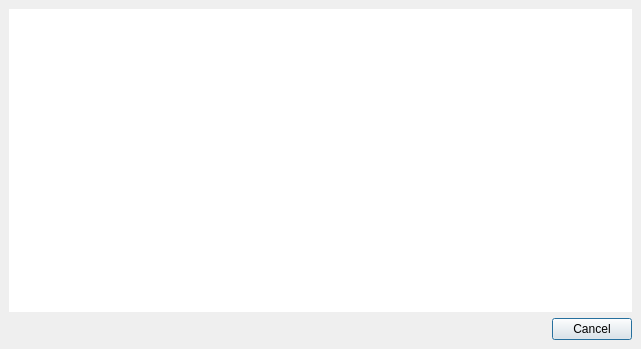
<ui version="4.0" >
 <class>CongratsDialog</class>
 <widget class="QDialog" name="CongratsDialog" >
  <property name="windowModality" >
   <enum>Qt::ApplicationModal</enum>
  </property>
  <property name="geometry" >
   <rect>
    <x>0</x>
    <y>0</y>
    <width>641</width>
    <height>349</height>
   </rect>
  </property>
  <property name="sizePolicy" >
   <sizepolicy>
    <hsizetype>7</hsizetype>
    <vsizetype>7</vsizetype>
    <horstretch>0</horstretch>
    <verstretch>0</verstretch>
   </sizepolicy>
  </property>
  <property name="windowTitle" >
   <string>MeshLab Congratulations!</string>
  </property>
  <layout class="QVBoxLayout" >
   <property name="margin" >
    <number>9</number>
   </property>
   <property name="spacing" >
    <number>6</number>
   </property>
   <item>
    <widget class="QTextEdit" name="congratsTextEdit" >
     <property name="autoFillBackground" >
      <bool>false</bool>
     </property>
     <property name="frameShape" >
      <enum>QFrame::NoFrame</enum>
     </property>
     <property name="frameShadow" >
      <enum>QFrame::Plain</enum>
     </property>
     <property name="lineWidth" >
      <number>0</number>
     </property>
     <property name="readOnly" >
      <bool>true</bool>
     </property>
    </widget>
   </item>
   <item>
    <widget class="QDialogButtonBox" name="buttonBox" >
     <property name="orientation" >
      <enum>Qt::Horizontal</enum>
     </property>
     <property name="standardButtons" >
      <set>QDialogButtonBox::Cancel</set>
     </property>
    </widget>
   </item>
  </layout>
 </widget>
 <resources/>
 <connections>
  <connection>
   <sender>buttonBox</sender>
   <signal>accepted()</signal>
   <receiver>CongratsDialog</receiver>
   <slot>accept()</slot>
   <hints>
    <hint type="sourcelabel" >
     <x>248</x>
     <y>254</y>
    </hint>
    <hint type="destinationlabel" >
     <x>157</x>
     <y>274</y>
    </hint>
   </hints>
  </connection>
  <connection>
   <sender>buttonBox</sender>
   <signal>rejected()</signal>
   <receiver>CongratsDialog</receiver>
   <slot>reject()</slot>
   <hints>
    <hint type="sourcelabel" >
     <x>316</x>
     <y>260</y>
    </hint>
    <hint type="destinationlabel" >
     <x>286</x>
     <y>274</y>
    </hint>
   </hints>
  </connection>
 </connections>
</ui>
